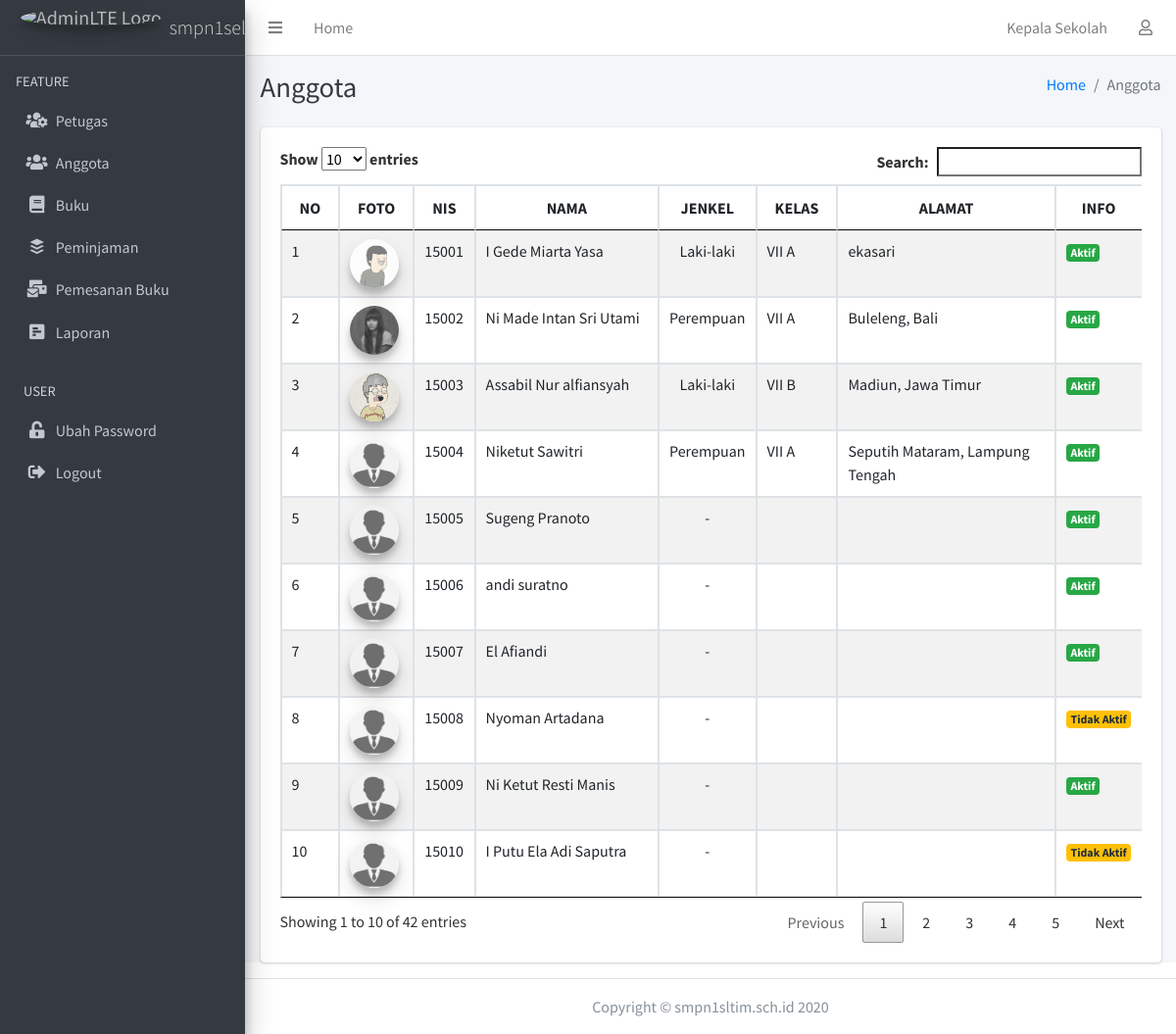
The page /index.php/kepsek/anggota on the database its author committed.
### tables this page shows
CREATE TABLE `anggota` (
  `nis` varchar(11) NOT NULL,
  `gambar` varchar(255) NOT NULL,
  `nama` varchar(255) NOT NULL,
  `jenkel` varchar(11) DEFAULT NULL,
  `kelas` varchar(255) DEFAULT NULL,
  `alamat` varchar(255) DEFAULT NULL,
  `id_login` varchar(11) NOT NULL,
  `tempat_lahir` varchar(255) DEFAULT NULL,
  `tgl_lahir` date DEFAULT NULL
);

### application/controllers/Kepsek.php (called while the page is built, shortened)
<?php
class Kepsek extends CI_Controller
{
    public function __construct()
    {
        $this->load->library('form_validation');
        $this->load->model('m_data');
    }
    function anggota()
    {
        $data['user'] = $this->db->get_where('user', ['email' => $this->session->userdata('email')])->row_array();
        $data['anggota'] = $this->db->query("SELECT * FROM anggota INNER JOIN user ON anggota.id_login = user.id_login")->result();
        $data['sesi'] = $this->db->get_where('petugas', ['id_login' => $this->session->userdata('id_login')])->row_array();
        $this->load->view('kepsek/header', $data);
        $this->load->view('kepsek/navbar', $data);
        $this->load->view('kepsek/sidebar', $data);
        $this->load->view('kepsek/anggota', $data);
        $this->load->view('kepsek/footer');
    }
}

### index.php (called while the page is built, shortened)
<?php
require_once BASEPATH.'core/CodeIgniter.php';

### application/views/kepsek/anggota.php (the view)
<div class="content-wrapper">
    <div class="content-header">
        <div class="container-fluid">
            <div class="row mb-2">
                <div class="col-sm-6">
                    <h1 class="m-0 text-dark">Anggota</h1>
                </div>
                <div class="col-sm-6">
                    <ol class="breadcrumb float-sm-right">
                        <li class="breadcrumb-item"><a href="<?= base_url('kepsek') ?>">Home</a></li>
                        <li class="breadcrumb-item active">Anggota</li>
                    </ol>
                </div>
            </div>
        </div>
    </div>
    <div class="content">
        <div class="container-fluid">
            <div class="card">
                <div class="card-body">
                    <div class="table-responsive">
                        <table class="table table-bordered table-striped table-hover table-datatable">
                            <thead>
                                <tr class="text-center text-uppercase">
                                    <th>No</th>
                                    <th width="10px">Foto</th>
                                    <th>NIS</th>
                                    <th>Nama</th>
                                    <th>Jenkel</th>
                                    <th>Kelas</th>
                                    <th>Alamat</th>
                                    <th width="5%">Info</th>
                                </tr>
                            </thead>
                            <tbody>
                                <?php
                                $no = 1;
                                foreach ($anggota as $a) {
                                ?>
                                    <tr>
                                        <td><?php echo $no++; ?></td>
                                        <td><img src="<?php echo base_url() . 'fileupload/user/' . $a->gambar; ?>" alt="gambar" class="brand-image img-circle elevation-3 align-center" style="opacity: .8" width="50px" height="50px">
                                        </td>
                                        <td><?php echo $a->nis; ?></td>
                                        <td><?php echo $a->nama; ?></td>
                                        <td class="text-center"><?php if ($a->jenkel == 'L') {
                                                                    echo 'Laki-laki';
                                                                } else if ($a->jenkel == 'P') {
                                                                    echo 'Perempuan';
                                                                } else {
                                                                    echo '-';
                                                                }
                                                                ?></td>
                                        <td><?php echo $a->kelas; ?></td>
                                        <td><?php echo $a->alamat; ?></td>
                                        <td><?php
                                            if ($a->is_active == 'Y') {
                                                echo "<div class='badge badge-success'>Aktif</div>";
                                            } else {
                                                echo "<div class='badge badge-warning'>Tidak Aktif</div";
                                            }
                                            ?></td>
                                    </tr>
                                <?php
                                }
                                ?>
                            </tbody>
                        </table>
                    </div>
                </div>
            </div>
        </div>
    </div>
</div>

### application/views/kepsek/header.php (shortened to what this page needs)
<!DOCTYPE html>
<html lang="en">
<head>
    <link href="<?php echo base_url() . 'assets/css/fontawesome-free/css/all.min.css' ?>" rel="stylesheet" type="text/css">
    <link rel="stylesheet" href="<?= base_url('assets/css/adminlte.min.css'); ?>">
    <link rel="stylesheet" href="<?= base_url('assets/css/style.css') ?>">
    <link rel="stylesheet" type="text/css" href="<?php echo base_url() . 'assets/DataTables/datatables.css' ?>">
</head>
<body class="hold-transition sidebar-mini">
    <div class="wrapper">

### application/views/kepsek/navbar.php (shortened to what this page needs)
<nav class="main-header navbar navbar-expand navbar-white navbar-light ">
    <ul class="navbar-nav">
        <li class="nav-item">
            <a class="nav-link" data-widget="pushmenu" href="#" role="button"><i class="fas fa-bars"></i></a>
        </li>
        <li class="nav-item d-none d-sm-inline-block">
            <a href="<?= base_url() . 'kepsek' ?>" class="nav-link">Home</a>
        </li>
    </ul>
    <ul class="navbar-nav ml-auto">
        <li class="nav-item">
            <a class="nav-link">Kepala Sekolah</a>
        </li>
        <li class="nav-item dropdown">
            <a class="nav-link" data-toggle="dropdown" href="#">
                <i class="far fa-user"></i>
            </a>
        </li>
    </ul>
</nav>

### application/views/kepsek/sidebar.php (shortened to what this page needs)
<aside class="main-sidebar sidebar-dark-primary elevation-4">
    <a href="#" class="brand-link">
        <img src="<?php echo base_url() . 'img/LogoSMP1.png' ?>" alt="AdminLTE Logo" class="brand-image img-circle elevation-3" style="opacity: .8">
        <span class="brand-text font-weight-light">smpn1seltim</span>
    </a>
    <div class="sidebar">
        <nav class="mt-2">
            <ul class="nav nav-pills nav-sidebar flex-column" data-widget="treeview" role="menu" data-accordion="false">
                <li class="nav-header">FEATURE</li>
                <li class="nav-item">
                    <a href="<?= base_url('kepsek/petugas'); ?>" class="nav-link">
                        <i class="nav-icon fas fa-fw fa-users-cog"></i>
                        <p>
                            Petugas
                        </p>
                    </a>
                </li>
                <li class="nav-item">
                    <a href="<?= base_url('kepsek/anggota'); ?>" class="nav-link">
                        <i class="nav-icon fas fa-fw fa-users"></i>
                        <p>
                            Anggota
                        </p>
                    </a>
                </li>
                <li class="nav-item">
                    <a href="<?= base_url('kepsek/buku'); ?>" class="nav-link">
                        <i class="nav-icon fas fa-fw fa-book"></i>
                        <p>
                            Buku
                        </p>
                    </a>
                </li>
                <li class="nav-item">
                    <a href="<?= base_url('kepsek/peminjaman'); ?>" class="nav-link">
                        <i class="nav-icon fab fa-fw fa-buffer"></i>
                        <p>
                            Peminjaman
                        </p>
                    </a>
                </li>
                <li class="nav-item">
                    <a href="<?= base_url('kepsek/pemesanan'); ?>" class="nav-link">
                        <i class="nav-icon fas fa-fw fa-mail-bulk"></i>
                        <p>
                            Pemesanan Buku
                        </p>
                    </a>
                </li>
                <li class="nav-item">
                    <a href="#" class="nav-link">
                        <i class="nav-icon fas fa-fw fa-poll-h"></i>
                        <p>
                            Laporan
                        </p>
                    </a>
                </li>
                <li class="nav-header">USER</li>
                <li class="nav-item">
                    <a href="<?= base_url('kepsek/ubah_password'); ?>" class="nav-link">
                        <i class="nav-icon fas fa-fw fa-unlock-alt"></i>
                        <p>
                            Ubah Password
                        </p>
                    </a>
                </li>
                <li class="nav-item">
                    <a href="#" class="nav-link" data-toggle="modal" data-target="#logoutModal">
                        <i class="nav-icon fas fa-fw fa-sign-out-alt"></i>
                        <p>Logout</p>
                    </a>
                </li>
            </ul>
        </nav>
    </div>
</aside>

### application/views/kepsek/footer.php (shortened to what this page needs)
<footer class="main-footer">
    <div class="container">
        <div class="copyright text-center my-auto">
            <span>Copyright &copy; smpn1sltim.sch.id <?= date('Y'); ?></span>
        </div>
    </div>
</footer>
</div>
</body>
</html>

### assets/DataTables/datatables.css (style rules this page uses)
table.dataTable { width: 100%; margin: 0 auto; clear: both; border-collapse: separate; border-spacing: 0; }
table.dataTable thead th, table.dataTable tfoot th { font-weight: bold; }
table.dataTable thead th, table.dataTable thead td { padding: 10px 18px; border-bottom: 1px solid #111; }
table.dataTable thead .sorting, table.dataTable thead .sorting_asc, table.dataTable thead .sorting_desc, table.dataTable thead .sorting_asc_disabled, table.dataTable thead .sorting_desc_disabled { cursor: pointer; *cursor: hand; background-repeat: no-repeat; background-position: center right; }
table.dataTable thead .sorting { background-image: url("DataTables-1.10.18/images/sort_both.png"); }
table.dataTable thead .sorting_asc { background-image: url("DataTables-1.10.18/images/sort_asc.png"); }
table.dataTable tbody tr { background-color: #ffffff; }
table.dataTable tbody th, table.dataTable tbody td { padding: 8px 10px; }
table.dataTable.no-footer { border-bottom: 1px solid #111; }
table.dataTable, table.dataTable th, table.dataTable td { box-sizing: content-box; }

### rows shown on the page
anggota: gambar (picture), nis "15001", nama "I Gede Miarta Yasa", jenkel "Laki-laki", kelas "VII A", alamat "ekasari", shows "Aktif"
anggota: gambar (picture), nis "15002", nama "Ni Made Intan Sri Utami", jenkel "Perempuan", kelas "VII A", alamat "Buleleng, Bali", shows "Aktif"
anggota: gambar (picture), nis "15003", nama "Assabil Nur alfiansyah", jenkel "Laki-laki", kelas "VII B", alamat "Madiun, Jawa Timur", shows "Aktif"
anggota: gambar (placeholder picture), nis "15004", nama "Niketut Sawitri", jenkel "Perempuan", kelas "VII A", alamat "Seputih Mataram, Lampung Tengah", shows "Aktif"
anggota: gambar (placeholder picture), nis "15005", nama "Sugeng Pranoto", shows "Aktif"
anggota: gambar (placeholder picture), nis "15006", nama "andi suratno", shows "Aktif"
anggota: gambar (placeholder picture), nis "15007", nama "El Afiandi", shows "Aktif"
anggota: gambar (placeholder picture), nis "15008", nama "Nyoman Artadana", shows "Tidak Aktif"
anggota: gambar (placeholder picture), nis "15009", nama "Ni Ketut Resti Manis", shows "Aktif"
anggota: gambar (placeholder picture), nis "15010", nama "I Putu Ela Adi Saputra", shows "Tidak Aktif"
